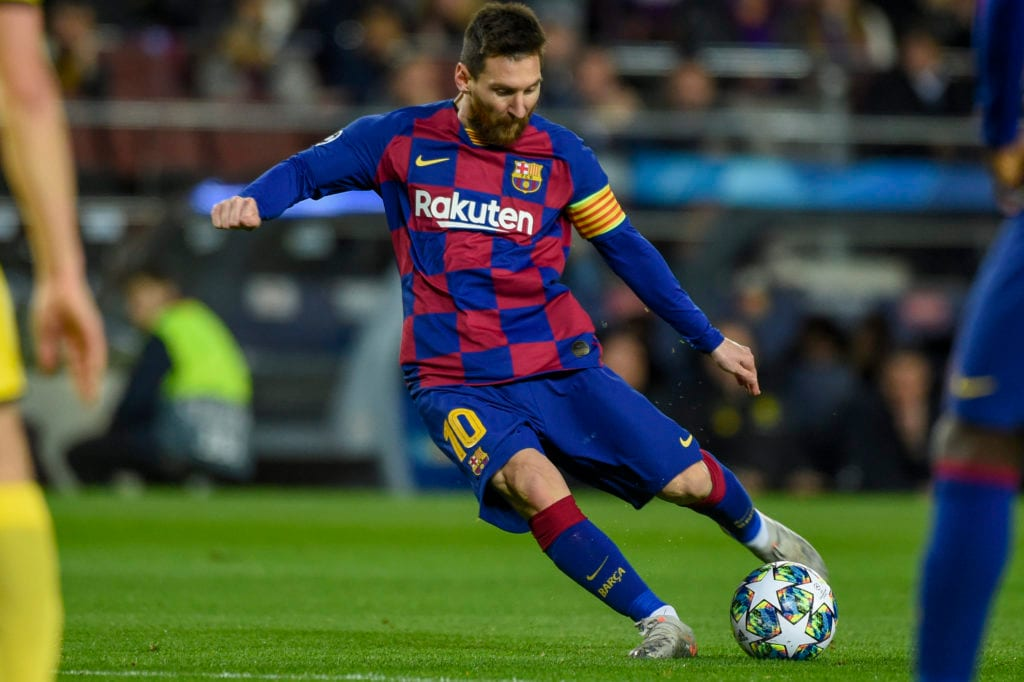
#> input picture Images/m.jpg, 1024 x 682 px, found by its file name
$ python 'Resizing (Scaling) the image.py'
#> lines starting #> are read from the running program, lines starting #| are printed output that depends on the picture
# -*- coding: utf-8 -*-
"""
Created on Mon Apr 26 21:41:37 2021

@author: Md.Abdullah
"""
"""
Scaling is just resizing of the image.
OpenCV comes with a function of cv2.resize() for this purpose.
The size of the image can be specified manually,
or you can specify the scaling factor
"""


import cv2
import matplotlib.pyplot as plt

img=cv2.imread('J:\Digital-Image-Processing\Images\m.jpg')
#> img is the input picture: shape (682, 1024, 3); mean B, G, R 60.4, 77.3, 67.6
plt.imshow(img)
plt.title("Original Image")
resized_image=cv2.resize(img,(300,300))
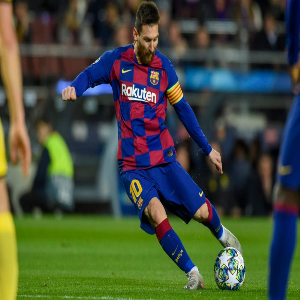
#> resized_image: shape (300, 300, 3); mean B, G, R 60.3, 77.2, 67.5
plt.imshow(resized_image)
plt.title('Resized Image')
print("Size of an orginal image",img.shape)
#| Size of an orginal image (682, 1024, 3)
print("Size of the resized image",resized_image.shape)
#| Size of the resized image (300, 300, 3)
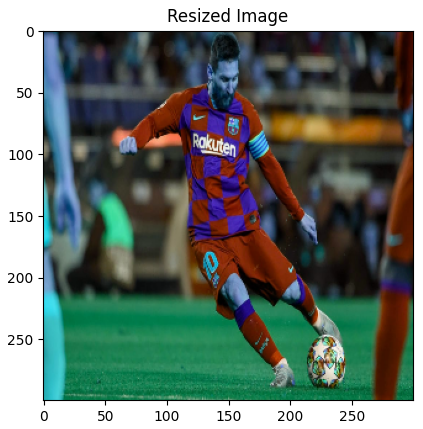
#> figure drawn by matplotlib, 1 panel; B, G, R data is drawn as R, G, B

$ run again, with Images/flower.jpg copied over Images/m.jpg
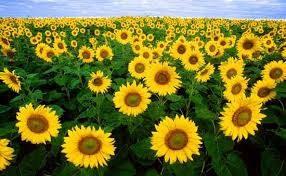
#> input picture Images/flower.jpg, 286 x 176 px, found by its file name
#> img is the input picture: shape (176, 286, 3); mean B, G, R 40.2, 114.1, 115.6
#> `resized_image=cv2.resize(img,(300,300))`:
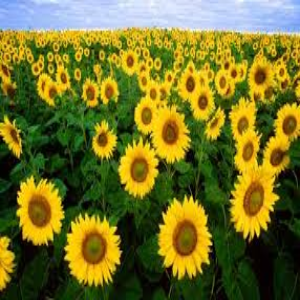
#> resized_image: shape (300, 300, 3); mean B, G, R 40.1, 114, 115.5
#| Size of an orginal image (176, 286, 3)
#| Size of the resized image (300, 300, 3)
#> `print("Size of the resized image",resized_image.shape)`:
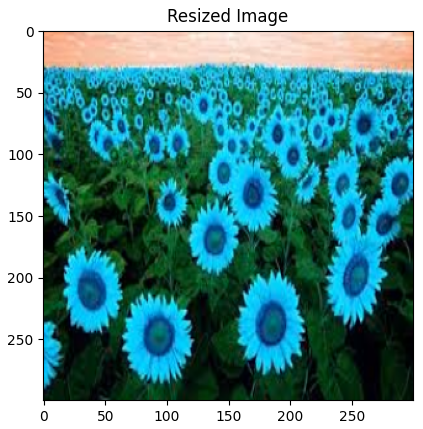
#> figure drawn by matplotlib, 1 panel; B, G, R data is drawn as R, G, B
